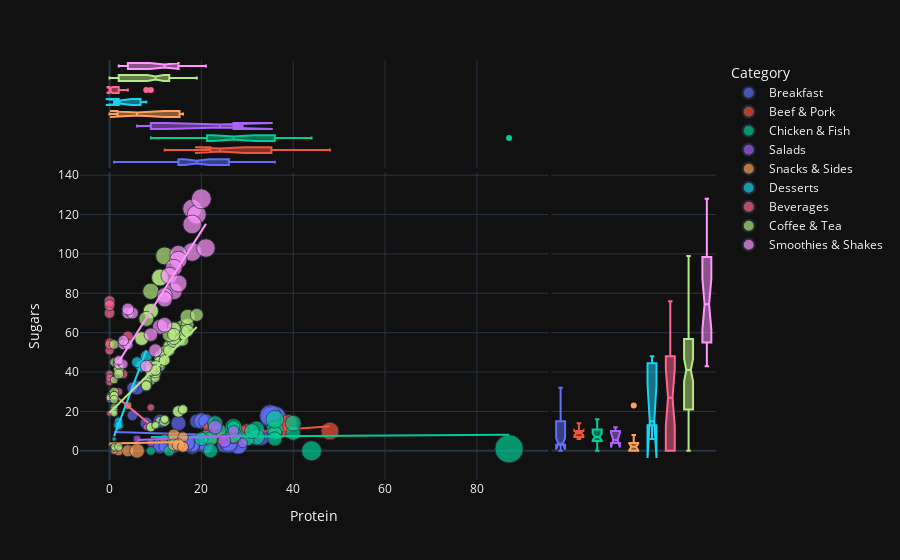

The notebook cell this image was saved under:
### Code cell
fig = px.scatter(menu, x='Protein',y='Sugars', color="Category",size='Calories',
                 hover_name="Item",trendline="ols",template="plotly_dark",marginal_x="box",marginal_y="box")
fig.show()
